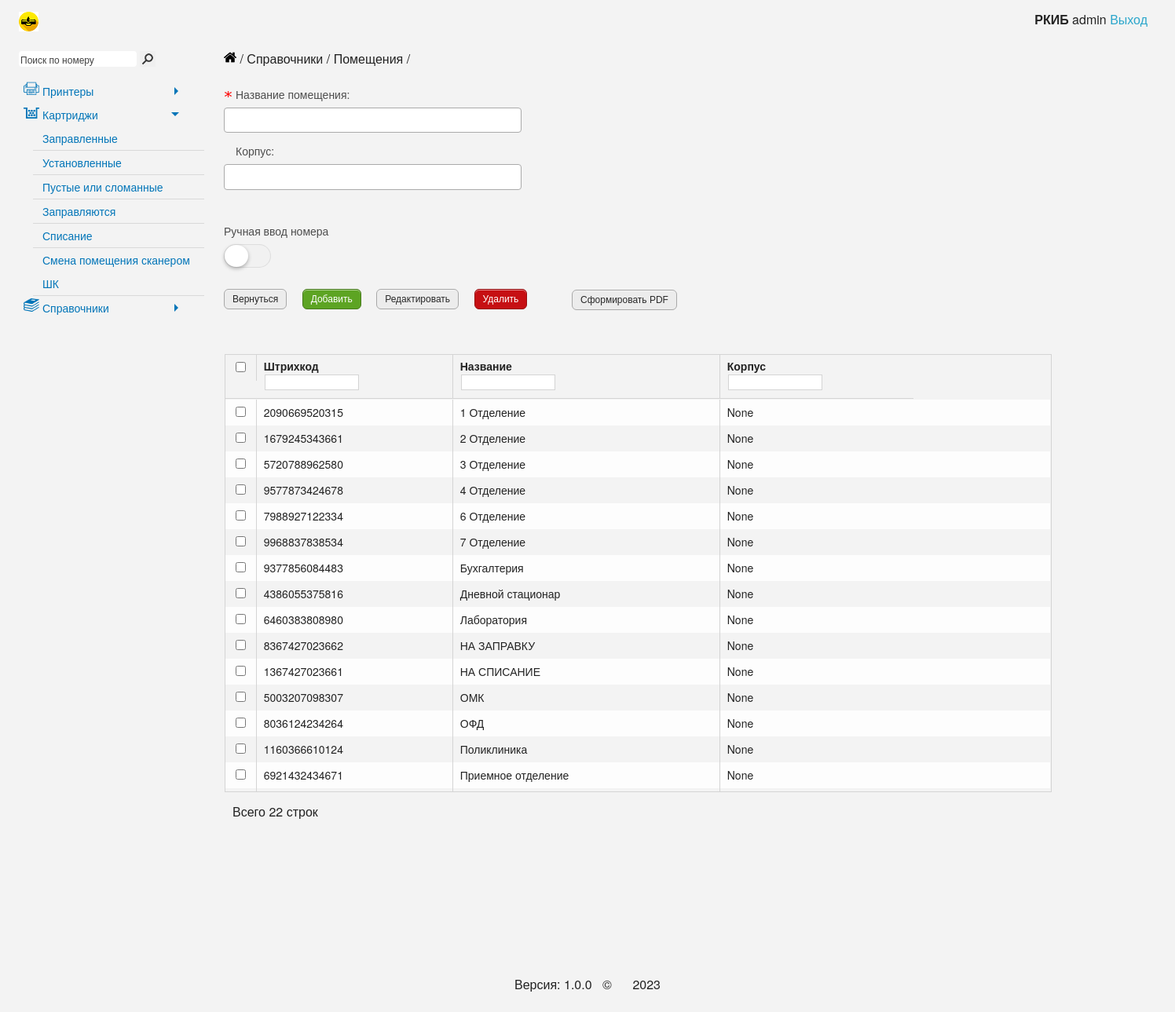
/cartridge/tree_list/, run on the app's committed database.
### cartridge/models.py (models this page shows, shortened)
class Placements(models.Model):  # Помещения
    barcode = models.IntegerField('Штрихкод', unique=True, db_index=True)
    name = models.CharField("Помещение", max_length=50, unique=True, db_index=True)
    branch = models.CharField("Корпус", max_length=50, blank=True, null=True)
    class Meta:
        verbose_name = 'Помещение'
        verbose_name_plural = 'Помещения'

### cartridge/views.py (the view, shortened to what this page needs)
# urls.py: path('tree_list/', tree_list, name='tree_list'),
@csrf_protect
@ensure_csrf_cookie
def tree_list(request):
    place = Placements.objects.order_by('name').exclude(id=1)
    count = Placements.objects.count()
    error = ''
    display = 'none'
    name = ''
    msg_display = 'none'
    err_display = 'none'
    form = PlacementsForm()
    data = {
        'form': form,
        'error': error,
        'display': display,
        'msg_display': msg_display,
        'err_display': err_display,
        'name': name,
        'place': place,
        'count': count
    }
    return render(request, 'cartridge/tree_list.html', data)

### cartridge/forms.py
class PlacementsForm(ModelForm):  # форма Помещения
    class Meta:
        model = Placements
        fields = ['barcode', 'name', 'branch']
        widgets = {
            'name': TextInput(attrs={
                'required': "True",
            }),
            'branch': TextInput(attrs={
            }),
            'barcode': NumberInput(attrs={
                'id': "id_barcode",
                'style': "width: calc(100% - 38px);"
            })
        }

### cartridge/templates/cartridge/tree_list.html (shortened to what this page needs)
{% extends 'cartridge/base.html' %}
{% block submenu %}Справочники / Помещения{% endblock %}
{% block content %}
    <form action="" method="POST">
        <div class="row">
            <div class="large-4 columns">
                <label class="required">Название помещения:</label>
                {{ form.name }}
                <label>Корпус:</label>
                {{ form.branch }}
            </div>
        </div>
        <div class="row marginTop">
            <div class="row">
                <div class="small-4 columns">
                    <label class="marginTop">Ручная ввод номера</label>
                    <div class="myswitch">
                        <label for="cmn-toggle-1" class="set_date"></label>
                    </div>
                </div>
            </div>
        </div>
        <div class="row marginTop">
            <div class="large-12 columns">
                <a href="{% url 'add_items' %}" class="button">Вернуться</a>
                <button class="button success" type="submit">Добавить</button>
                <a class="button no_follow edit_node" href="#">Редактировать</a>
                <a class="button alert del_node">Удалить</a>
            </div>
        </div>
    </form>
    <form action="{% url 'print_pl' %}" method="post" style="padding-left: 16px">
        <div class="marginTop">
            <button type="submit" class="button" formtarget="_blank" style="position: relative; left: 442px; top: -41px;">Сформировать PDF</button>
        </div>
           <div class="marginTop" style="border: 1px solid #d4d4d4; width: 1053px">
            <div class="large-10">
                <div class="grid1675336387607" id="grid1">
                    <div class="ui-grid-contents-wrapper">
                        <div class="ui-grid-header">
                            <div class="ui-grid-top-panel">
                                <div class="ui-grid-header-viewport">
                                    <div class="ui-grid-header-cell-wrapper">
                                        <div class="ui-grid-header-cell-row">
                                            <div class="ui-grid-cell ui-grid-coluiGrid-000H">
                                                <div class="ui-grid-cell-contents">
                                                    <input id="select_all" type="checkbox" class="ui-grid-cell-contents-checkbox">
                                                </div>
                                            </div>
                                            <div class="ui-grid-header-cell ui-grid-coluiGrid-0007">
                                                <span class="ui-grid-header-cell-label">Штрихкод</span>
                                                <div>
                                                    <div class="ui-grid-filter-container">
                                                        <input type="text" class="ui-grid-filter-input" aria-label="Фильтр столбца" placeholder="">
                                                    </div>
                                                </div>
                                            </div>
                                            <div class="ui-grid-header-cell ui-grid-coluiGrid-0008">
                                                <div class="ui-grid-cell-contents">
                                                    <span class="ui-grid-header-cell-label">Название</span>
                                                </div>
                                                <div class="ui-grid-filter-container">
                                                    <input type="text" class="ui-grid-filter-input" aria-label="Фильтр столбца" placeholder="">
                                                </div>
                                            </div>
                                            <div class="ui-grid-header-cell ui-grid-coluiGrid-0008">
                                                <div class="ui-grid-cell-contents">
                                                    <span class="ui-grid-header-cell-label">Корпус</span>
                                                </div>
                                                <div class="ui-grid-filter-container">
                                                    <input type="text" class="ui-grid-filter-input" aria-label="Фильтр столбца" placeholder="">
                                                </div>
                                            </div>
                                        </div>
                                    </div>
                                </div>
                            </div>
                        </div>
                    </div>
                    <div class="ui-grid-viewport" style="width: 1050px; height: 500px; overflow-y: scroll;">
                        <div class="ui-grid-canvas" id="table">
                            {% if place %}
                                {% for el in place %}
                                    <div class="ui-grid-row">
                                        <div class="ui-grid-cell ui-grid-coluiGrid-000H">
                                            <div class="ui-grid-cell-contents">
                                                <input name="check" class="ui-grid-cell-contents-checkbox" type="checkbox" value="{{ el.barcode }}">
                                            </div>
                                        </div>
                                        <div class="ui-grid-cell ui-grid-coluiGrid-0007">
                                            <div class="ui-grid-cell-contents">{{ el.barcode }}</div>
                                        </div>
                                        <div class="ui-grid-cell ui-grid-coluiGrid-0008">
                                            <span class="ui-grid-cell-contents">{{ el.name }}</span>
                                        </div>
                                        <div class="ui-grid-cell ui-grid-coluiGrid-0008">
                                            <div class="ui-grid-cell-contents">{{ el.branch }}</div>
                                        </div>
                                    </div>
                                {% endfor %}
                            {% endif %}
                        </div>
                    </div>
                </div>
            </div>
        </div>
        <div class="ui-grid-pager-panel" style="width: 100%; height: 20px; position: absolute; bottom: 40px;">
            <div class="ui-grid-pager-count-container">
                <div class="ui-grid-pager-count">
                    <span class="ng-binding">Всего {{ count }} строк</span>
                </div>
            </div>
        </div>
    </form>
{% endblock %}

### cartridge/templates/cartridge/static/css/style.css (style rules this page uses)
html, body { height: 100%; }
body { background: #f3f3f3; }
form label { margin-bottom: 10px; }
a, a:hover, a:focus { outline: none; }
div.wrapper form label, div.wrapper form input { display: inline-block; }
form input[type="text"], form input[type="password"] { margin: 0; }
.marginTop, form input[type="submit"].marginTop { margin-top: 15px; }
input[type='email'], input[type='number'], input[type='text'] { margin: 0; }
body input[type="text"], body input[type="password"], body input[type="date"], body input[type="datetime"], body input[type="datetime-local"], body input[type="month"], body input[type="week"], body input[type="email"], body input[type="number"], body input[type="search"], body input[type="tel"], body input[type="time"], body input[type="url"], body textarea { border-radius: 4px; border: 1px solid #aaa; box-shadow: none; -webkit-box-shadow: none; }
div.wrapper label.required, label.required { text-align: left; background: url('../img/aster.png') left center no-repeat; display: block; }
label { padding-left: 15px; }
a.button, input[type="submit"].button, button.button, label.button, label.button:focus, a.button:focus, input[type="submit"].button:focus, button.button:focus { outline: 0; padding: 0 10px; color: #282828; -webkit-border-radius: 6px; -moz-border-radius: 6px; border-radius: 6px; background-color: #ececec; border: 1px solid #a8a8a8; cursor: pointer; font-weight: normal; text-decoration: none; text-align: center; height: 26px; line-height: 25px; display: inline-block; vertical-align: middle; margin: 0 15px 0 0; font-family: arial, sans-serif; font-size: 12px; }
div.ui-grid-pager-panel .ui-grid-pager-count-container { float: left; line-height: 32px; }
div.ui-grid-pager-panel .ui-grid-pager-count-container .ui-grid-pager-count { float: left; }
.myswitch { margin-left: 15px; }
.cmn-toggle + label { display: block; position: relative; cursor: pointer; outline: none; user-select: none; }
input.cmn-toggle-round + label { padding: 2px; width: 60px; height: 30px; background-color: #dddddd; border-radius: 30px; }
input.cmn-toggle-round + label:before, input.cmn-toggle-round + label:after { display: block; position: absolute; top: 1px; left: 1px; bottom: 1px; content: ""; }
input.cmn-toggle-round + label:before { right: 1px; background-color: #f1f1f1; border-radius: 30px; transition: background 0.4s; }
input.cmn-toggle-round + label:after { width: 30px; background-color: #fff; border-radius: 100%; box-shadow: 0 2px 5px rgba(0, 0, 0, 0.3); transition: margin 0.4s; }
.content .row { max-width: 100%; }
div.ui-grid-pager-panel { bottom: -5px; }
.ui-grid-cell { font-size: 14px; padding: 0.625em; }
.ui-grid-cell-contents { padding: 0; display: inline; }
span.ui-grid-header-cell-label { padding: 0.625em; font-size: 14px; }
.ui-grid-contents-wrapper input[type="text"].ui-grid-filter-input { width: 120px; height: 20px; font-style: normal; display: inline-block; }
.ui-grid-header-cell-wrapper .ui-grid-header-cell { vertical-align: middle; }
div.ui-grid-header-cell-row { height: 55px; }
div.ui-grid-pager-panel { height: 20px; }
div.ui-grid-pager-container, div.ui-grid-pager-count-container { margin-top: -15px; }
div.ui-grid-cell, div.ui-grid-cell .ng-scope { white-space: nowrap; overflow: hidden; text-overflow: ellipsis; }
input[type="file"], input[type="checkbox"], input[type="radio"], select { margin: 0; }

### cartridge/templates/cartridge/static/css/pm_widget.css (style rules this page uses)
form { -webkit-touch-callout: none; -webkit-user-select: none; -khtml-user-select: none; -moz-user-select: none; -ms-user-select: none; user-select: none; }
form label { display: block; }

### data on the page
Placements: barcode "2090669520315", name "1 Отделение", branch "None"
Placements: barcode "1679245343661", name "2 Отделение", branch "None"
Placements: barcode "5720788962580", name "3 Отделение", branch "None"
Placements: barcode "9577873424678", name "4 Отделение", branch "None"
Placements: barcode "7988927122334", name "6 Отделение", branch "None"
Placements: barcode "9968837838534", name "7 Отделение", branch "None"
Placements: barcode "9377856084483", name "Бухгалтерия", branch "None"
Placements: barcode "4386055375816", name "Дневной стационар", branch "None"
Placements: barcode "6460383808980", name "Лаборатория", branch "None"
Placements: barcode "8367427023662", name "НА ЗАПРАВКУ", branch "None"
Placements: barcode "1367427023661", name "НА СПИСАНИЕ", branch "None"
Placements: barcode "5003207098307", name "ОМК", branch "None"
Placements: barcode "8036124234264", name "ОФД", branch "None"
Placements: barcode "1160366610124", name "Поликлиника", branch "None"
Placements: barcode "6921432434671", name "Приемное отделение", branch "None"

### other printed values
{{ count }} "22"
